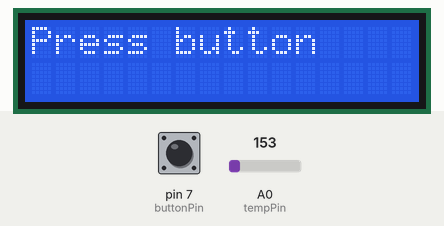
Simulated run of this sketch. Board: Arduino Uno, built with avr-gcc and run on an emulated ATmega328P. On the bench: 16×2 character LCD. Inputs (shaded band) come from the test bench; at power-on: pin 7 (buttonPin) HIGH, A0 (tempPin) = 153.

Above: at 1.2 s.
1.3 s: pin 7 (buttonPin) pulled LOW for 0.6 s
At 1.9 s:
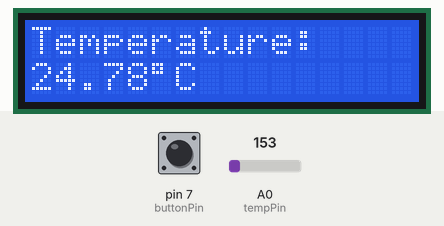
3.5 s: pin 7 (buttonPin) pulled LOW for 3.2 s
8.6 s: pin 7 (buttonPin) pulsed LOW 2 times (0.12 s each, 0.3 s apart)
Timing chart, 0 to 11.6 s (numbered marks = the images above; inputs shaded):
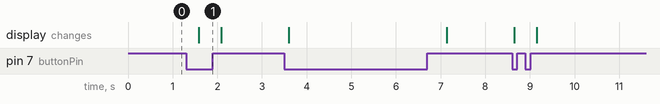

Measured:
- after the input at 1.3 s, the display: changes after 0.28 s (image 1)

The sketch:

frantic_duup_bombul1__9_.ino
```cpp
#include <LiquidCrystal.h>

// LCD pin configuration: RS, E, D4, D5, D6, D7
LiquidCrystal lcd(12, 11, 5, 4, 3, 2);

const int tempPin = A0;     // TMP36 sensor output
const int buttonPin = 7;    // Push button input

void setup() {
  lcd.begin(16, 2);         // Initialize LCD
  pinMode(buttonPin, INPUT_PULLUP); // Internal pull-up to avoid using resistor
  lcd.print("Press button");
}

void loop() {
  int buttonState = digitalRead(buttonPin);

  if (buttonState == LOW) { // Button pressed (since using INPUT_PULLUP)
    int reading = analogRead(tempPin);
    float voltage = reading * (5.0 / 1023.0);
    float temperatureC = (voltage - 0.5) * 100;

    lcd.clear();
    lcd.setCursor(0, 0);
    lcd.print("Temperature:");
    lcd.setCursor(0, 1);
    lcd.print(temperatureC);
    lcd.print((char)223); // degree symbol
    lcd.print("C");
  } else {
    lcd.clear();
    lcd.setCursor(0, 0);
    lcd.print("Press button");
  }

  delay(500);
}
```
